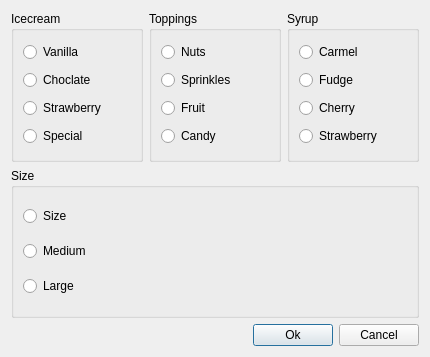
<?xml version="1.0" encoding="UTF-8"?>
<ui version="4.0">
 <class>Dialog</class>
 <widget class="QDialog" name="Dialog">
  <property name="geometry">
   <rect>
    <x>0</x>
    <y>0</y>
    <width>430</width>
    <height>357</height>
   </rect>
  </property>
  <property name="windowTitle">
   <string>Dialog</string>
  </property>
  <layout class="QVBoxLayout" name="verticalLayout_5">
   <item>
    <layout class="QHBoxLayout" name="horizontalLayout_2">
     <item>
      <widget class="QGroupBox" name="grpIceCream">
       <property name="title">
        <string>Icecream</string>
       </property>
       <layout class="QVBoxLayout" name="verticalLayout">
        <item>
         <widget class="QRadioButton" name="radioButton">
          <property name="text">
           <string>Vanilla</string>
          </property>
         </widget>
        </item>
        <item>
         <widget class="QRadioButton" name="radioButton_2">
          <property name="text">
           <string>Choclate</string>
          </property>
         </widget>
        </item>
        <item>
         <widget class="QRadioButton" name="radioButton_3">
          <property name="text">
           <string>Strawberry</string>
          </property>
         </widget>
        </item>
        <item>
         <widget class="QRadioButton" name="radioButton_4">
          <property name="text">
           <string>Special</string>
          </property>
         </widget>
        </item>
       </layout>
      </widget>
     </item>
     <item>
      <widget class="QGroupBox" name="grpToppings">
       <property name="title">
        <string>Toppings</string>
       </property>
       <layout class="QVBoxLayout" name="verticalLayout_2">
        <item>
         <widget class="QRadioButton" name="radioButton_5">
          <property name="text">
           <string>Nuts</string>
          </property>
         </widget>
        </item>
        <item>
         <widget class="QRadioButton" name="radioButton_6">
          <property name="text">
           <string>Sprinkles</string>
          </property>
         </widget>
        </item>
        <item>
         <widget class="QRadioButton" name="radioButton_7">
          <property name="text">
           <string>Fruit</string>
          </property>
         </widget>
        </item>
        <item>
         <widget class="QRadioButton" name="radioButton_8">
          <property name="text">
           <string>Candy</string>
          </property>
         </widget>
        </item>
       </layout>
      </widget>
     </item>
     <item>
      <widget class="QGroupBox" name="grpSryup">
       <property name="title">
        <string>Syrup</string>
       </property>
       <layout class="QVBoxLayout" name="verticalLayout_3">
        <item>
         <widget class="QRadioButton" name="radioButton_9">
          <property name="text">
           <string>Carmel</string>
          </property>
         </widget>
        </item>
        <item>
         <widget class="QRadioButton" name="radioButton_10">
          <property name="text">
           <string>Fudge</string>
          </property>
         </widget>
        </item>
        <item>
         <widget class="QRadioButton" name="radioButton_11">
          <property name="text">
           <string>Cherry</string>
          </property>
         </widget>
        </item>
        <item>
         <widget class="QRadioButton" name="radioButton_12">
          <property name="text">
           <string>Strawberry</string>
          </property>
         </widget>
        </item>
       </layout>
      </widget>
     </item>
    </layout>
   </item>
   <item>
    <widget class="QGroupBox" name="grpSize">
     <property name="title">
      <string>Size</string>
     </property>
     <layout class="QVBoxLayout" name="verticalLayout_4">
      <item>
       <widget class="QRadioButton" name="radioButton_13">
        <property name="text">
         <string>Size</string>
        </property>
       </widget>
      </item>
      <item>
       <widget class="QRadioButton" name="radioButton_14">
        <property name="text">
         <string>Medium</string>
        </property>
       </widget>
      </item>
      <item>
       <widget class="QRadioButton" name="radioButton_15">
        <property name="text">
         <string>Large</string>
        </property>
       </widget>
      </item>
     </layout>
    </widget>
   </item>
   <item>
    <layout class="QHBoxLayout" name="horizontalLayout">
     <item>
      <spacer name="horizontalSpacer">
       <property name="orientation">
        <enum>Qt::Horizontal</enum>
       </property>
       <property name="sizeHint" stdset="0">
        <size>
         <width>40</width>
         <height>20</height>
        </size>
       </property>
      </spacer>
     </item>
     <item>
      <widget class="QPushButton" name="btnOk">
       <property name="text">
        <string>Ok</string>
       </property>
      </widget>
     </item>
     <item>
      <widget class="QPushButton" name="btnCancel">
       <property name="text">
        <string>Cancel</string>
       </property>
      </widget>
     </item>
    </layout>
   </item>
  </layout>
 </widget>
 <resources/>
 <connections/>
</ui>
